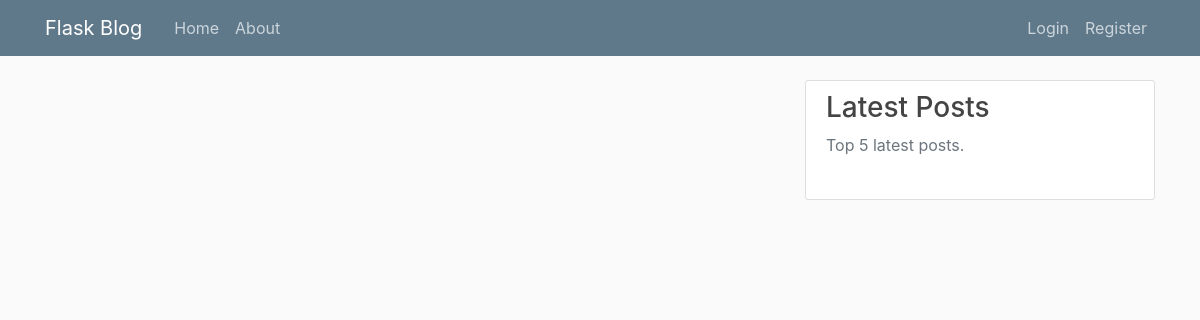
The app's page /home, older data.
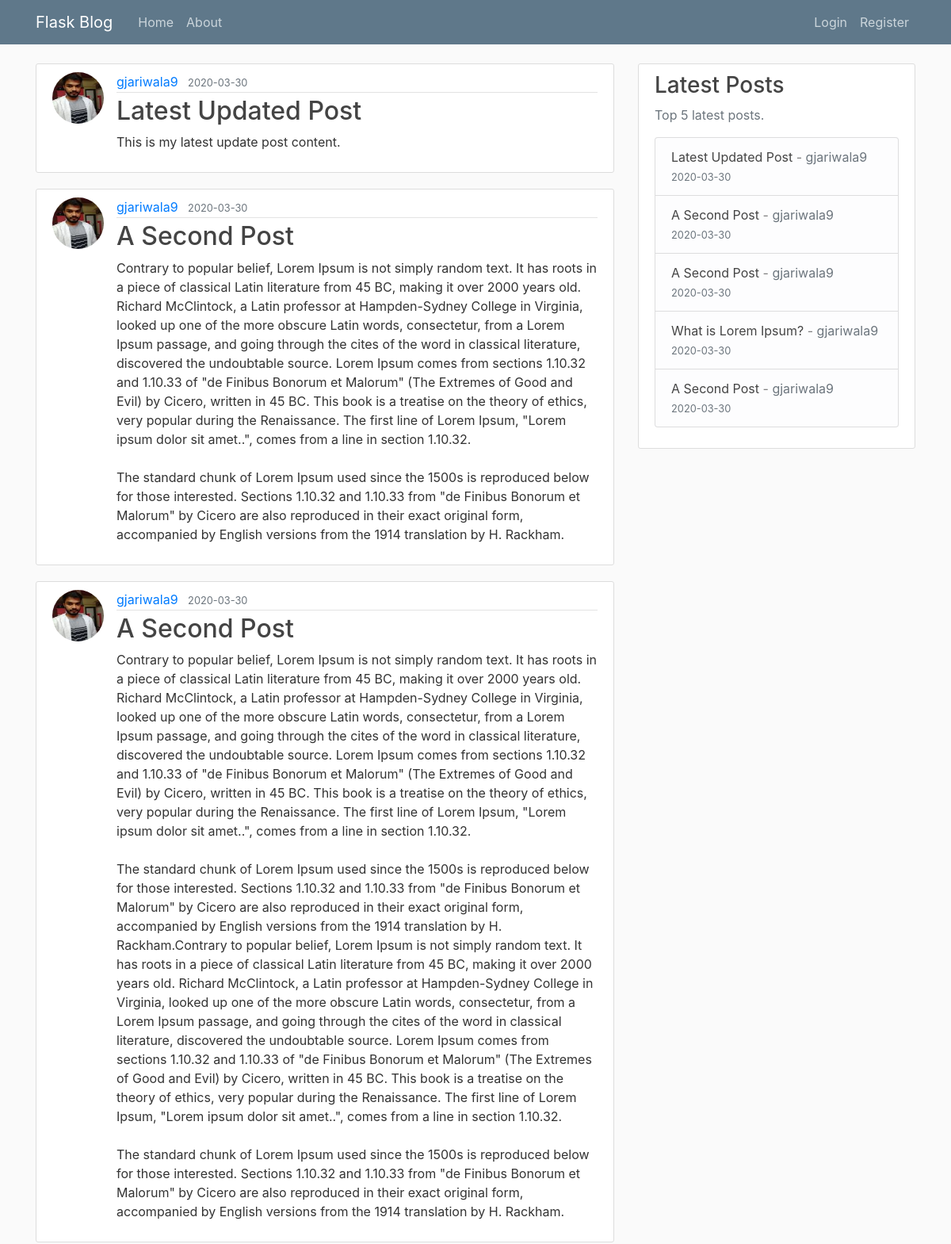
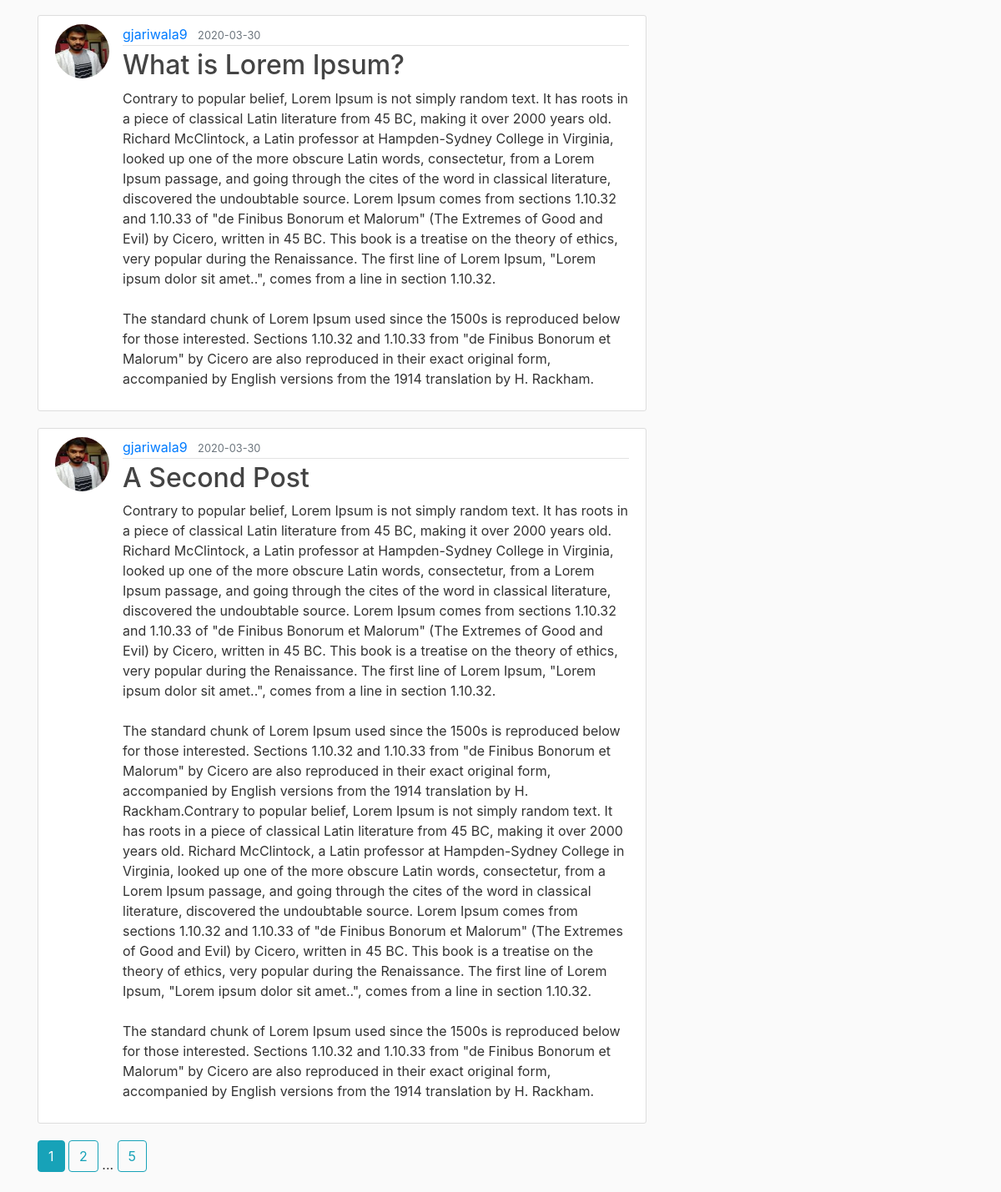
The same page, newer data (2 pictures, top to bottom).
### flask_blog/models.py (models this page shows, shortened)
class Post(db.Model):
	id = db.Column(db.Integer, primary_key=True)
	title = db.Column(db.String(100), nullable=False)
	date_posted = db.Column(db.DateTime, nullable=False, default=datetime.utcnow)
	content = db.Column(db.Text, nullable=False)
	user_id = db.Column(db.Integer, db.ForeignKey('user.id'), nullable=False)

class User(db.Model, UserMixin):
	id = db.Column(db.Integer, primary_key=True)
	username = db.Column(db.String(20), unique=True, nullable=False)
	email = db.Column(db.String(120), unique=True, nullable=False)
	image_file = db.Column(db.String(20), nullable=False, default='default.jpg')
	password = db.Column(db.String(60), nullable=False)
	posts = db.relationship('Post', backref='author', lazy=True)

### flask_blog/main/routes.py (the view)
@main.route('/')
@main.route('/home')
def home():
    page = request.args.get('page', 1, type=int)
    posts=Post.query.order_by(Post.date_posted.desc()).paginate(page=page, per_page=5)
    return render_template('home.html',posts = posts)

### flask_blog/main/routes.py (called while the page is built)
@main.context_processor
def inject_lastest_post_all_templates():
	latest_posts = Post.query.order_by(Post.date_posted.desc()).limit(5).all()
	return dict(latest_posts=latest_posts)

### flask_blog/templates/home.html
{% extends "layout.html" %}
{% block content %}
    {% for post in posts.items %}
        <article class="media content-section">
          <img class="rounded-circle article-img" src="{{ url_for('static', filename='profile_pics/' + post.author.image_file) }}">
          <div class="media-body">
            <div class="article-metadata">
              <a class="mr-2" href="{{ url_for('users.user_posts', username=post.author.username) }}">{{ post.author.username }}</a>
              <small class="text-muted">{{ post.date_posted.strftime('%Y-%m-%d') }}</small>
            </div>
            <h2><a class="article-title" href="{{ url_for('posts.post', post_id=post.id) }}">{{ post.title }}</a></h2>
            <p class="article-content">{{ post.content }}</p>
          </div>
        </article>
    {% endfor %}
    {% for page_num in posts.iter_pages(left_edge=1, right_edge=1, left_current=1, right_current=2) %}
      {% if page_num %}
        {% if posts.page == page_num %}
          <a class="btn btn-info mb-4" href="{{ url_for('main.home', page=page_num) }}">{{ page_num }}</a>
        {% else %}
          <a class="btn btn-outline-info mb-4" href="{{ url_for('main.home', page=page_num) }}">{{ page_num }}</a>
        {% endif %}
      {% else %}
        ...
      {% endif %}
    {% endfor %}
{% endblock content %}

### flask_blog/templates/layout.html (shortened to what this page needs)
<!DOCTYPE html>
<html>
<head>
    <link rel="stylesheet" href="https://maxcdn.bootstrapcdn.com/bootstrap/4.0.0/css/bootstrap.min.css">
    <link rel="stylesheet" type="text/css" href="{{ url_for('static', filename='main.css') }}">
</head>
<body>
    <header class="site-header">
      <nav class="navbar navbar-expand-md navbar-dark bg-steel fixed-top">
        <div class="container">
          <a class="navbar-brand mr-4" href="/">Flask Blog</a>
          <div class="collapse navbar-collapse" id="navbarToggle">
            <div class="navbar-nav mr-auto">
              <a class="nav-item nav-link" href="{{ url_for('main.home') }}">Home</a>
              <a class="nav-item nav-link" href="{{ url_for('main.about') }}">About</a>
            </div>
            <div class="navbar-nav">
              {% if current_user.is_authenticated %}
                <a class="nav-item nav-link" href="{{ url_for('posts.new_post') }}">New Post</a>
                <a class="nav-item nav-link" href="{{ url_for('users.account') }}">Account</a>
                <a class="nav-item nav-link" href="{{ url_for('users.logout') }}">Logout</a>
              {% else %}
                <a class="nav-item nav-link" href="{{ url_for('users.login') }}">Login</a>
                <a class="nav-item nav-link" href="{{ url_for('users.register') }}">Register</a>
              {% endif %}
            </div>
          </div>
        </div>
      </nav>
    </header>
    <main role="main" class="container">
      <div class="row">
        <div class="col-md-8">
          {% block content %}{% endblock %}
        </div>
        <div class="col-md-4">
          <div class="content-section">
            <h3>Latest Posts</h3>
            <p class='text-muted'>Top 5 latest posts.
              <ul class="list-group">
                {% for post in latest_posts %}
                  <li class="list-group-item list-group-item-light">
                    <a class="article-title" href="{{ url_for('posts.post', post_id=post.id) }}">{{ post.title }}</a> -
                    <a class="text-muted" href="{{ url_for('users.user_posts', username=post.author.username) }}">{{ post.author.username }}</a><br>
                    <small class="text-muted">{{ post.date_posted.strftime('%Y-%m-%d') }}</small>
                  </li>
                {% endfor %}
              </ul>
            </p>
          </div>
        </div>
      </div>
    </main>
</body>
</html>

### flask_blog/static/main.css (style rules this page uses)
body { background: #fafafa; color: #333333; margin-top: 5rem; }
h1, h2, h3, h4, h5, h6 { color: #444444; }
.bg-steel { background-color: #5f788a; }
.site-header .navbar-nav .nav-link { color: #cbd5db; }
.content-section { background: #ffffff; padding: 10px 20px; border: 1px solid #dddddd; border-radius: 3px; margin-bottom: 20px; }
.article-title { color: #444444; }
.article-content { white-space: pre-line; }
.article-img { height: 65px; width: 65px; margin-right: 16px; }
.article-metadata { padding-bottom: 1px; margin-bottom: 4px; border-bottom: 1px solid #e3e3e3 }

Row changes from the older to the newer data that the page shows:
added Post: image_file (picture), author.username "gjariwala9", date_posted "2020-03-30", title "Latest Updated Post", content "This is my latest update post content."
added Post: image_file (picture), author.username "gjariwala9", date_posted "2020-03-30", title "A Second Post", content "Contrary to popular belief, Lorem Ipsum is not simply random text. It has roots in a piece of classical Latin literature from 45 BC, making it over 2000 years old. Richard McClintock, a Latin professor at Hampden-Sydney College in Virginia, looked up one of the more obscure Latin words, consectetur, from a Lorem Ipsum passage, and going through the cites of the word in classical literature, discovered the undoubtable source. Lorem Ipsum comes from sections 1.10.32 and 1.10.33 of \"de Finibus Bonorum et Malorum\" (The Extremes of Good and Evil) by Cicero, written in 45 BC. This book is a treatise on the theory of ethics, very popular during the Renaissance. The first line of Lorem Ipsum,…"
added Post: image_file (picture), author.username "gjariwala9", date_posted "2020-03-30", title "A Second Post", content "Contrary to popular belief, Lorem Ipsum is not simply random text. It has roots in a piece of classical Latin literature from 45 BC, making it over 2000 years old. Richard McClintock, a Latin professor at Hampden-Sydney College in Virginia, looked up one of the more obscure Latin words, consectetur, from a Lorem Ipsum passage, and going through the cites of the word in classical literature, discovered the undoubtable source. Lorem Ipsum comes from sections 1.10.32 and 1.10.33 of \"de Finibus Bonorum et Malorum\" (The Extremes of Good and Evil) by Cicero, written in 45 BC. This book is a treatise on the theory of ethics, very popular during the Renaissance. The first line of Lorem Ipsum,…"
added Post: image_file (picture), author.username "gjariwala9", date_posted "2020-03-30", title "What is Lorem Ipsum?", content "Contrary to popular belief, Lorem Ipsum is not simply random text. It has roots in a piece of classical Latin literature from 45 BC, making it over 2000 years old. Richard McClintock, a Latin professor at Hampden-Sydney College in Virginia, looked up one of the more obscure Latin words, consectetur, from a Lorem Ipsum passage, and going through the cites of the word in classical literature, discovered the undoubtable source. Lorem Ipsum comes from sections 1.10.32 and 1.10.33 of \"de Finibus Bonorum et Malorum\" (The Extremes of Good and Evil) by Cicero, written in 45 BC. This book is a treatise on the theory of ethics, very popular during the Renaissance. The first line of Lorem Ipsum,…"
added Post: image_file (picture), author.username "gjariwala9", date_posted "2020-03-30", title "A Second Post", content "Contrary to popular belief, Lorem Ipsum is not simply random text. It has roots in a piece of classical Latin literature from 45 BC, making it over 2000 years old. Richard McClintock, a Latin professor at Hampden-Sydney College in Virginia, looked up one of the more obscure Latin words, consectetur, from a Lorem Ipsum passage, and going through the cites of the word in classical literature, discovered the undoubtable source. Lorem Ipsum comes from sections 1.10.32 and 1.10.33 of \"de Finibus Bonorum et Malorum\" (The Extremes of Good and Evil) by Cicero, written in 45 BC. This book is a treatise on the theory of ethics, very popular during the Renaissance. The first line of Lorem Ipsum,…"
Text that changed along with them:
new list line: "1"
new list line: "2"
new list line: "5"
